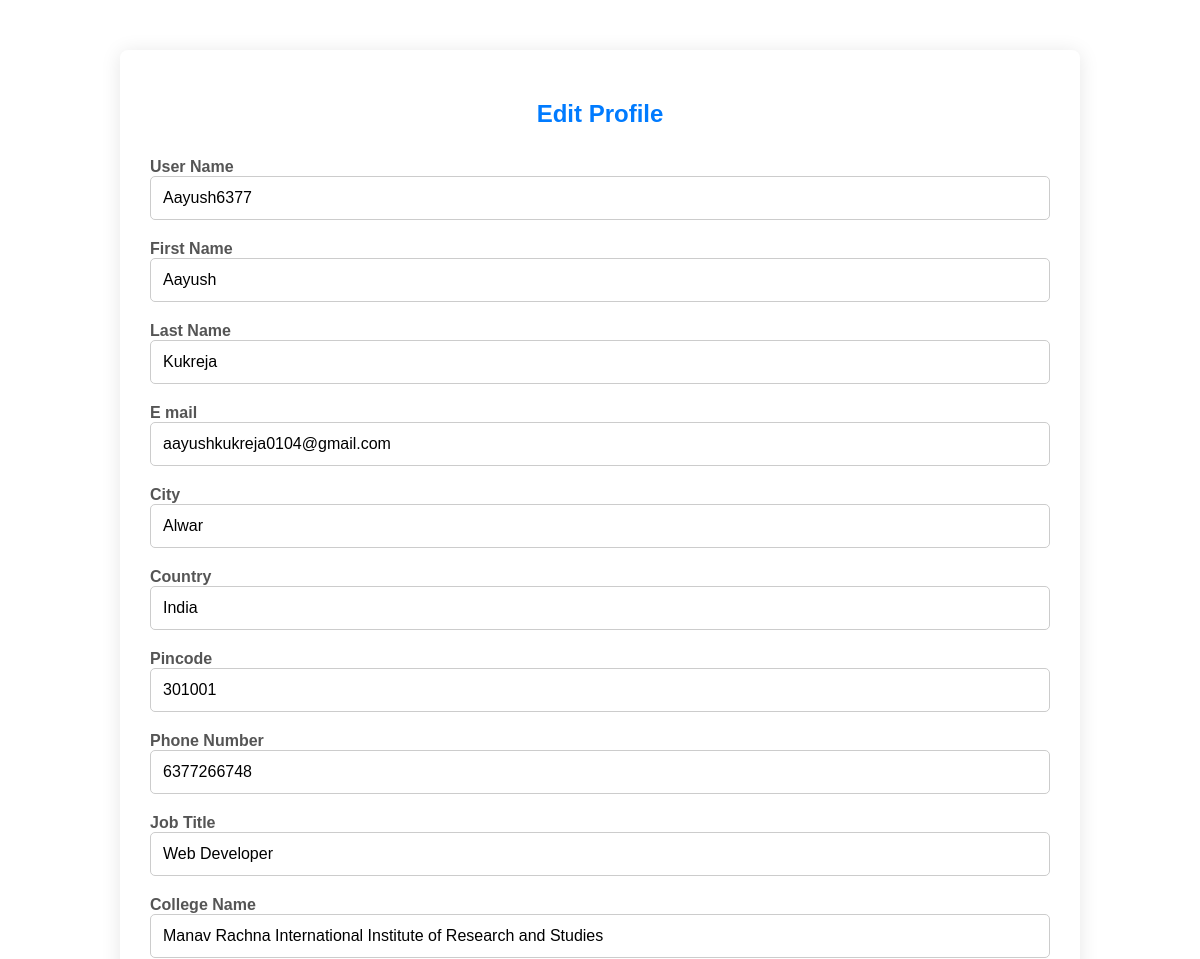
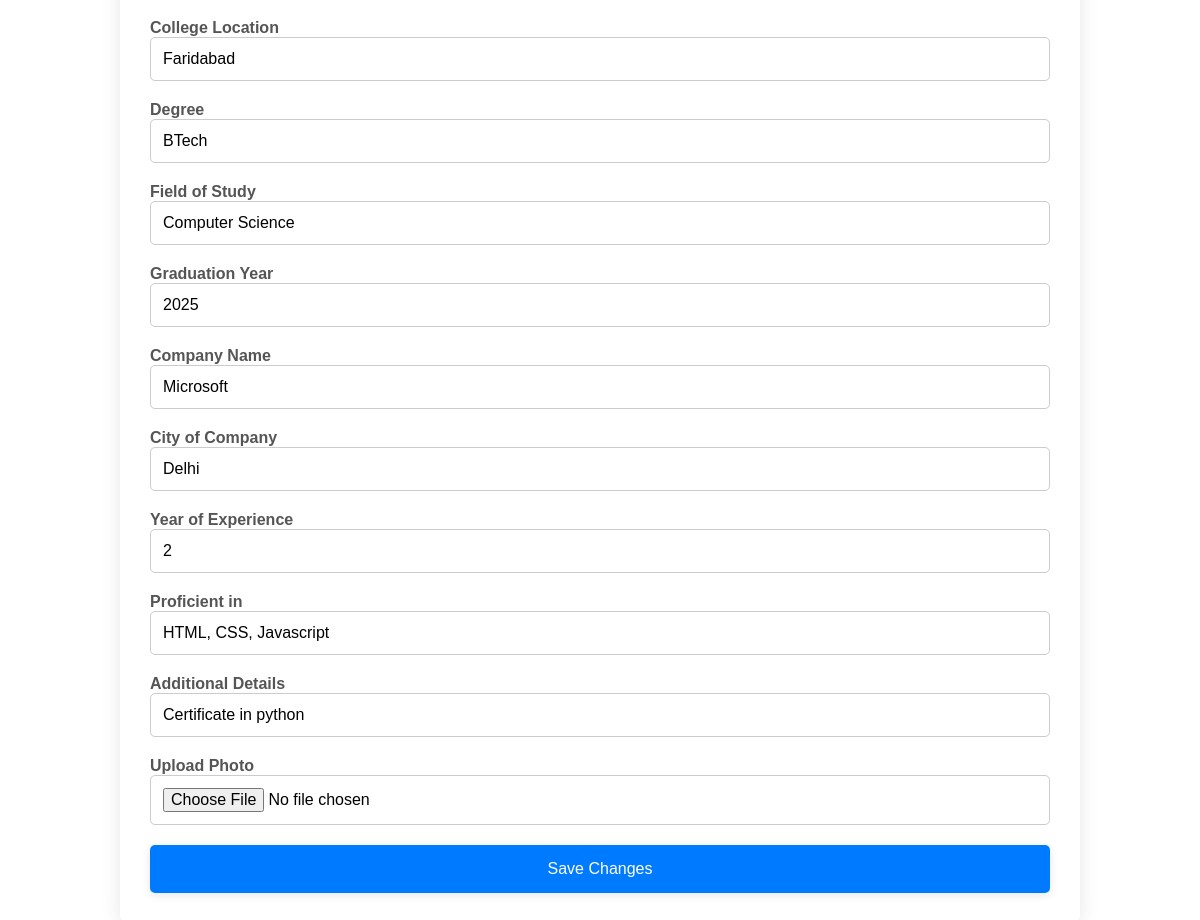
The app's page /Account/edit_profile.php?user_id=1 with its own data (2 pictures, top to bottom).
### tables this page shows
CREATE TABLE `users` (
  `user_id` int(11) NOT NULL,
  `username` varchar(50) NOT NULL,
  `email` varchar(100) NOT NULL,
  `password` varchar(255) NOT NULL
);

CREATE TABLE `user_resumes` (
  `resume_id` int(11) NOT NULL,
  `user_id` int(11) DEFAULT NULL,
  `first_name` varchar(50) NOT NULL,
  `last_name` varchar(50) NOT NULL,
  `city` varchar(100) NOT NULL,
  `country` varchar(100) NOT NULL,
  `pincode` varchar(20) NOT NULL,
  `phone` varchar(20) DEFAULT NULL,
  `email` varchar(100) NOT NULL,
  `job_title` varchar(100) DEFAULT NULL,
  `college_name` varchar(200) DEFAULT NULL,
  `college_location` varchar(200) DEFAULT NULL,
  `degree` varchar(100) DEFAULT NULL,
  `field_of_study` varchar(100) DEFAULT NULL,
  `graduation_year` varchar(20) DEFAULT NULL,
  `company_name` varchar(50) NOT NULL,
  `company_city` varchar(50) NOT NULL,
  `Year_of_experience` int(11) NOT NULL,
  `Proficient_in` varchar(100) NOT NULL,
  `additional_details` text DEFAULT NULL,
  `photo` varchar(255) NOT NULL,
  `created_at` timestamp NOT NULL DEFAULT current_timestamp()
);

### Account/edit_profile.php (the view, shortened to what this page needs)
<!DOCTYPE html>
<html lang="en">
<head>
</head>
<body>
    <?php
    if (isset($_GET['user_id'])){
        $user_id=$_GET['user_id'];
    }
    else{
        header("Location: ../index.php");
    }
    $host = 'localhost';
    $user = 'root';
    $password = '';
    $database = 'talentcrafters';
    $conn = mysqli_connect($host, $user, $password, $database);
    $sql = "SELECT * FROM users where user_id = $user_id";
    $result = $conn->query($sql);
    if ($result->num_rows > 0) {
        $user = $result->fetch_assoc();
        $username = $user['username'];
    }
    $sql = "SELECT * FROM user_resumes where user_id = $user_id";
    $result = $conn->query($sql);
    $first_name = $last_name = $city = $country = $pincode = $phone = $email = "";
    $job_title = $college_name = $college_location = $degree = $field_of_study = $graduation_year = "";
    $additional_details = $photo = "";
    $company_name=$company_city=$Year_of_experience=$Proficient_in="";
    if ($result->num_rows > 0) {
        $user = $result->fetch_assoc();
        $first_name = $user["first_name"];
        $last_name = $user["last_name"];
        $city = $user["city"];
        $country = $user["country"];
        $pincode = $user["pincode"];
        $phone = $user["phone"];
        $email = $user["email"];
        $job_title = $user["job_title"];
        $college_name = $user["college_name"];
        $college_location = $user["college_location"];
        $degree = $user["degree"];
        $field_of_study = $user["field_of_study"];
        $graduation_year = $user["graduation_year"];
        $additional_details = $user["additional_details"];
        $company_name = $user["company_name"];
        $company_city = $user["company_city"];
        $Year_of_experience = $user["Year_of_experience"];
        $Proficient_in = $user["Proficient_in"];
    }
    ?>
    <div class="container">
        <h2>Edit Profile</h2>
        <form action="update_profile.php" method="POST" enctype="multipart/form-data">
            <div class="form-group">
                <label for="username">User Name</label>
                <input type="text" id="username" name="username" value="<?php echo $username;?>" required>
            </div>
            <div class="form-group">
                <label for="first-name">First Name</label>
                <input type="text" id="first-name" name="first-name" value="<?php echo $first_name;?>" required>
            </div>
            <div class="form-group">
                <label for="last-name">Last Name</label>
                <input type="text" id="last-name" name="last-name" value="<?php echo $last_name;?>" required>
            </div>
            <div class="form-group">
                <label for="email">E mail</label>
                <input type="text" id="email" name="email" value="<?php echo $email;?>">
            </div>
            <div class="form-group">
                <label for="city">City</label>
                <input type="text" id="city" name="city" value="<?php echo $city;?>" required>
            </div>
            <div class="form-group">
                <label for="country">Country</label>
                <input type="text" id="country" name="country" value="<?php echo $country;?>" required>
            </div>
            <div class="form-group">
                <label for="pincode">Pincode</label>
                <input type="text" id="pincode" name="pincode" value="<?php echo $pincode;?>" required>
            </div>
            <div class="form-group">
                <label for="phone">Phone Number</label>
                <input type="text" id="phone" name="phone" value="<?php echo $phone;?>" required>
            </div>
            <div class="form-group">
                <label for="job-title">Job Title</label>
                <input type="text" id="job-title" name="job-title" value="<?php echo $job_title;?>" required>
            </div>
            <div class="form-group">
                <label for="college-name">College Name</label>
                <input type="text" id="college-name" name="college-name" value="<?php echo $college_name;?>" required>
            </div>
            <div class="form-group">
                <label for="college-location">College Location</label>
                <input type="text" id="college-location" name="college-location" value="<?php echo $college_location;?>" required>
            </div>
            <div class="form-group">
                <label for="degree">Degree</label>
                <input type="text" id="degree" name="degree"  value="<?php echo $degree;?>" required>
            </div>
            <div class="form-group">
                <label for="field-of-study">Field of Study</label>
                <input type="text" id="field-of-study" name="field-of-study" value="<?php echo $field_of_study;?>" required>
            </div>
            <div class="form-group">
                <label for="graduation-year">Graduation Year</label>
                <input type="text" id="graduation-year" name="graduation-year" value="<?php echo $graduation_year;?>" required>
            </div>
            <div class="form-group">
                <label for="company_name">Company Name</label>
                <input type="text" id="company_name" name="company_name" value="<?php echo $company_name;?>" required>
            </div>
            <div class="form-group">
                <label for="company_city">City of Company</label>
                <input type="text" id="company_city" name="company_city" value="<?php echo $company_city;?>" required>
            </div>
            <div class="form-group">
                <label for="Year_of_experience">Year of Experience</label>
                <input type="text" id="Year_of_experience" name="Year_of_experience" value="<?php echo $Year_of_experience;?>" required>
            </div>
            <div class="form-group">
                <label for="Proficient_in">Proficient in</label>
                <input type="text" id="Proficient_in" name="Proficient_in" value="<?php echo $Proficient_in;?>" required>
            </div>
            <div class="form-group">
                <label for="additional-details">Additional Details</label>
                <input type="text" id="additional-details" rows=4 name="additional-details" value="<?php echo $additional_details;?>">
            </div>
            <div class="form-group">
                <label for="photo">Upload Photo</label>
                <input type="file" id="photo-preview" name="photo" accept="image/*">
            </div>
            <button type="submit">Save Changes</button>
        </form>
    </div>
</body>
</html>

### Account/edit_profile.php (style rules this page uses)
body, html { margin: 0; padding: 0; font-family: Arial, sans-serif; }
.container { max-width: 900px; margin: 50px auto; padding: 30px; background-color: #fff; border-radius: 8px; box-shadow: 0 2px 20px rgba(0, 0, 0, 0.1); }
h2 { text-align: center; color: #007bff; margin-bottom: 30px; }
.form-group { margin-bottom: 20px; }
label { font-weight: bold; color: #555; }
input[type="text"], input[type="email"], textarea, button, input[type="file"] { width: 100%; padding: 12px; font-size: 16px; border: 1px solid #ccc; border-radius: 5px; box-sizing: border-box; transition: border-color 0.3s ease; }
button { background-color: #007bff; color: #fff; border: none; cursor: pointer; padding: 15px; font-size: 16px; border-radius: 5px; box-shadow: 0 2px 10px rgba(0, 0, 0, 0.1); transition: background-color 0.3s ease; }

### records on screen
users: username "Aayush6377"
user_resumes: first-name "Aayush", last-name "Kukreja", email "aayushkukreja0104@gmail.com", city "Alwar", country "India", pincode "301001", phone "6377266748", job-title "Web Developer", college-name "Manav Rachna International Institute of Research and Studies", college-location "Faridabad", degree "BTech", field-of-study "Computer Science", graduation-year "2025", company_name "Microsoft", company_city "Delhi", Year_of_experience "2", Proficient_in "HTML, CSS, Javascript", additional-details "Certificate in python"
